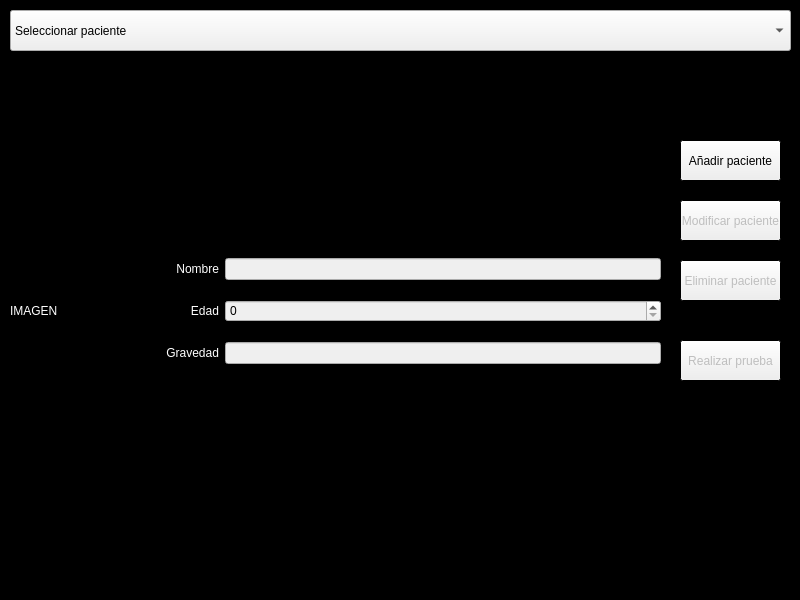
<?xml version="1.0" encoding="UTF-8"?>
<ui version="4.0">
 <class>MainWindow</class>
 <widget class="QMainWindow" name="MainWindow">
  <property name="geometry">
   <rect>
    <x>0</x>
    <y>0</y>
    <width>800</width>
    <height>600</height>
   </rect>
  </property>
  <property name="minimumSize">
   <size>
    <width>800</width>
    <height>600</height>
   </size>
  </property>
  <property name="maximumSize">
   <size>
    <width>800</width>
    <height>600</height>
   </size>
  </property>
  <property name="palette">
   <palette>
    <active>
     <colorrole role="WindowText">
      <brush brushstyle="SolidPattern">
       <color alpha="255">
        <red>255</red>
        <green>255</green>
        <blue>255</blue>
       </color>
      </brush>
     </colorrole>
     <colorrole role="Text">
      <brush brushstyle="SolidPattern">
       <color alpha="255">
        <red>255</red>
        <green>255</green>
        <blue>255</blue>
       </color>
      </brush>
     </colorrole>
     <colorrole role="Base">
      <brush brushstyle="SolidPattern">
       <color alpha="255">
        <red>0</red>
        <green>0</green>
        <blue>0</blue>
       </color>
      </brush>
     </colorrole>
     <colorrole role="Window">
      <brush brushstyle="SolidPattern">
       <color alpha="255">
        <red>0</red>
        <green>0</green>
        <blue>0</blue>
       </color>
      </brush>
     </colorrole>
     <colorrole role="AlternateBase">
      <brush brushstyle="SolidPattern">
       <color alpha="255">
        <red>0</red>
        <green>0</green>
        <blue>0</blue>
       </color>
      </brush>
     </colorrole>
     <colorrole role="ToolTipText">
      <brush brushstyle="SolidPattern">
       <color alpha="255">
        <red>255</red>
        <green>255</green>
        <blue>255</blue>
       </color>
      </brush>
     </colorrole>
    </active>
    <inactive>
     <colorrole role="WindowText">
      <brush brushstyle="SolidPattern">
       <color alpha="255">
        <red>255</red>
        <green>255</green>
        <blue>255</blue>
       </color>
      </brush>
     </colorrole>
     <colorrole role="Text">
      <brush brushstyle="SolidPattern">
       <color alpha="255">
        <red>255</red>
        <green>255</green>
        <blue>255</blue>
       </color>
      </brush>
     </colorrole>
     <colorrole role="Base">
      <brush brushstyle="SolidPattern">
       <color alpha="255">
        <red>0</red>
        <green>0</green>
        <blue>0</blue>
       </color>
      </brush>
     </colorrole>
     <colorrole role="Window">
      <brush brushstyle="SolidPattern">
       <color alpha="255">
        <red>0</red>
        <green>0</green>
        <blue>0</blue>
       </color>
      </brush>
     </colorrole>
     <colorrole role="AlternateBase">
      <brush brushstyle="SolidPattern">
       <color alpha="255">
        <red>0</red>
        <green>0</green>
        <blue>0</blue>
       </color>
      </brush>
     </colorrole>
     <colorrole role="ToolTipText">
      <brush brushstyle="SolidPattern">
       <color alpha="255">
        <red>255</red>
        <green>255</green>
        <blue>255</blue>
       </color>
      </brush>
     </colorrole>
    </inactive>
    <disabled>
     <colorrole role="WindowText">
      <brush brushstyle="SolidPattern">
       <color alpha="255">
        <red>120</red>
        <green>120</green>
        <blue>120</blue>
       </color>
      </brush>
     </colorrole>
     <colorrole role="Text">
      <brush brushstyle="SolidPattern">
       <color alpha="255">
        <red>120</red>
        <green>120</green>
        <blue>120</blue>
       </color>
      </brush>
     </colorrole>
     <colorrole role="Base">
      <brush brushstyle="SolidPattern">
       <color alpha="255">
        <red>0</red>
        <green>0</green>
        <blue>0</blue>
       </color>
      </brush>
     </colorrole>
     <colorrole role="Window">
      <brush brushstyle="SolidPattern">
       <color alpha="255">
        <red>0</red>
        <green>0</green>
        <blue>0</blue>
       </color>
      </brush>
     </colorrole>
     <colorrole role="AlternateBase">
      <brush brushstyle="SolidPattern">
       <color alpha="255">
        <red>0</red>
        <green>0</green>
        <blue>0</blue>
       </color>
      </brush>
     </colorrole>
     <colorrole role="ToolTipText">
      <brush brushstyle="SolidPattern">
       <color alpha="255">
        <red>255</red>
        <green>255</green>
        <blue>255</blue>
       </color>
      </brush>
     </colorrole>
    </disabled>
   </palette>
  </property>
  <property name="windowTitle">
   <string>MainWindow</string>
  </property>
  <widget class="QWidget" name="centralwidget">
   <property name="palette">
    <palette>
     <active>
      <colorrole role="Text">
       <brush brushstyle="SolidPattern">
        <color alpha="255">
         <red>255</red>
         <green>255</green>
         <blue>255</blue>
        </color>
       </brush>
      </colorrole>
      <colorrole role="Base">
       <brush brushstyle="SolidPattern">
        <color alpha="255">
         <red>0</red>
         <green>0</green>
         <blue>0</blue>
        </color>
       </brush>
      </colorrole>
      <colorrole role="Window">
       <brush brushstyle="SolidPattern">
        <color alpha="255">
         <red>0</red>
         <green>0</green>
         <blue>0</blue>
        </color>
       </brush>
      </colorrole>
     </active>
     <inactive>
      <colorrole role="Text">
       <brush brushstyle="SolidPattern">
        <color alpha="255">
         <red>255</red>
         <green>255</green>
         <blue>255</blue>
        </color>
       </brush>
      </colorrole>
      <colorrole role="Base">
       <brush brushstyle="SolidPattern">
        <color alpha="255">
         <red>0</red>
         <green>0</green>
         <blue>0</blue>
        </color>
       </brush>
      </colorrole>
      <colorrole role="Window">
       <brush brushstyle="SolidPattern">
        <color alpha="255">
         <red>0</red>
         <green>0</green>
         <blue>0</blue>
        </color>
       </brush>
      </colorrole>
     </inactive>
     <disabled>
      <colorrole role="Text">
       <brush brushstyle="SolidPattern">
        <color alpha="255">
         <red>120</red>
         <green>120</green>
         <blue>120</blue>
        </color>
       </brush>
      </colorrole>
      <colorrole role="Base">
       <brush brushstyle="SolidPattern">
        <color alpha="255">
         <red>0</red>
         <green>0</green>
         <blue>0</blue>
        </color>
       </brush>
      </colorrole>
      <colorrole role="Window">
       <brush brushstyle="SolidPattern">
        <color alpha="255">
         <red>0</red>
         <green>0</green>
         <blue>0</blue>
        </color>
       </brush>
      </colorrole>
     </disabled>
    </palette>
   </property>
   <widget class="QPushButton" name="addPaciente">
    <property name="enabled">
     <bool>true</bool>
    </property>
    <property name="geometry">
     <rect>
      <x>680</x>
      <y>140</y>
      <width>101</width>
      <height>41</height>
     </rect>
    </property>
    <property name="text">
     <string>Añadir paciente</string>
    </property>
   </widget>
   <widget class="QPushButton" name="eliminarPaciente">
    <property name="enabled">
     <bool>false</bool>
    </property>
    <property name="geometry">
     <rect>
      <x>680</x>
      <y>260</y>
      <width>101</width>
      <height>41</height>
     </rect>
    </property>
    <property name="text">
     <string>Eliminar paciente</string>
    </property>
   </widget>
   <widget class="QPushButton" name="modificarPaciente">
    <property name="enabled">
     <bool>false</bool>
    </property>
    <property name="geometry">
     <rect>
      <x>680</x>
      <y>200</y>
      <width>101</width>
      <height>41</height>
     </rect>
    </property>
    <property name="text">
     <string>Modificar paciente</string>
    </property>
   </widget>
   <widget class="QPushButton" name="pruebaCrono">
    <property name="enabled">
     <bool>false</bool>
    </property>
    <property name="geometry">
     <rect>
      <x>680</x>
      <y>340</y>
      <width>101</width>
      <height>41</height>
     </rect>
    </property>
    <property name="text">
     <string>Realizar prueba</string>
    </property>
   </widget>
   <widget class="QComboBox" name="comboPacientes">
    <property name="geometry">
     <rect>
      <x>10</x>
      <y>10</y>
      <width>781</width>
      <height>41</height>
     </rect>
    </property>
    <property name="styleSheet">
     <string notr="true">color: rgb(0, 0, 0);</string>
    </property>
    <item>
     <property name="text">
      <string>Seleccionar paciente</string>
     </property>
    </item>
   </widget>
   <widget class="QWidget" name="verticalLayoutWidget">
    <property name="geometry">
     <rect>
      <x>10</x>
      <y>70</y>
      <width>651</width>
      <height>481</height>
     </rect>
    </property>
    <layout class="QVBoxLayout" name="verticalLayout">
     <item>
      <layout class="QHBoxLayout" name="horizontalLayout">
       <item>
        <widget class="QLabel" name="label">
         <property name="minimumSize">
          <size>
           <width>150</width>
           <height>0</height>
          </size>
         </property>
         <property name="frameShape">
          <enum>QFrame::NoFrame</enum>
         </property>
         <property name="frameShadow">
          <enum>QFrame::Plain</enum>
         </property>
         <property name="lineWidth">
          <number>5</number>
         </property>
         <property name="midLineWidth">
          <number>0</number>
         </property>
         <property name="text">
          <string>IMAGEN</string>
         </property>
        </widget>
       </item>
       <item>
        <layout class="QFormLayout" name="formLayout">
         <property name="sizeConstraint">
          <enum>QLayout::SetNoConstraint</enum>
         </property>
         <property name="fieldGrowthPolicy">
          <enum>QFormLayout::AllNonFixedFieldsGrow</enum>
         </property>
         <property name="rowWrapPolicy">
          <enum>QFormLayout::DontWrapRows</enum>
         </property>
         <property name="labelAlignment">
          <set>Qt::AlignRight|Qt::AlignTrailing|Qt::AlignVCenter</set>
         </property>
         <property name="formAlignment">
          <set>Qt::AlignLeading|Qt::AlignLeft|Qt::AlignVCenter</set>
         </property>
         <property name="horizontalSpacing">
          <number>6</number>
         </property>
         <property name="verticalSpacing">
          <number>20</number>
         </property>
         <property name="bottomMargin">
          <number>0</number>
         </property>
         <item row="0" column="0">
          <widget class="QLabel" name="label_3">
           <property name="layoutDirection">
            <enum>Qt::LeftToRight</enum>
           </property>
           <property name="frameShape">
            <enum>QFrame::NoFrame</enum>
           </property>
           <property name="text">
            <string>Nombre</string>
           </property>
           <property name="alignment">
            <set>Qt::AlignRight|Qt::AlignTrailing|Qt::AlignVCenter</set>
           </property>
          </widget>
         </item>
         <item row="0" column="1">
          <widget class="QLineEdit" name="lePaciente">
           <property name="enabled">
            <bool>false</bool>
           </property>
           <property name="styleSheet">
            <string notr="true">color: rgb(0, 0, 0);</string>
           </property>
           <property name="text">
            <string/>
           </property>
          </widget>
         </item>
         <item row="2" column="0">
          <widget class="QLabel" name="label_5">
           <property name="text">
            <string>Gravedad</string>
           </property>
           <property name="alignment">
            <set>Qt::AlignRight|Qt::AlignTrailing|Qt::AlignVCenter</set>
           </property>
          </widget>
         </item>
         <item row="2" column="1">
          <widget class="QLineEdit" name="leGravedad">
           <property name="enabled">
            <bool>false</bool>
           </property>
           <property name="styleSheet">
            <string notr="true">color: rgb(0, 0, 0);</string>
           </property>
          </widget>
         </item>
         <item row="1" column="0">
          <widget class="QLabel" name="label_4">
           <property name="text">
            <string>Edad</string>
           </property>
           <property name="alignment">
            <set>Qt::AlignRight|Qt::AlignTrailing|Qt::AlignVCenter</set>
           </property>
          </widget>
         </item>
         <item row="1" column="1">
          <widget class="QSpinBox" name="sbEdad">
           <property name="enabled">
            <bool>false</bool>
           </property>
           <property name="styleSheet">
            <string notr="true">color: rgb(0, 0, 0);</string>
           </property>
          </widget>
         </item>
        </layout>
       </item>
      </layout>
     </item>
    </layout>
   </widget>
  </widget>
  <action name="actionA_adir">
   <property name="text">
    <string>Añadir</string>
   </property>
  </action>
  <action name="actionModificar">
   <property name="text">
    <string>Modificar</string>
   </property>
  </action>
  <action name="actionEliminar">
   <property name="text">
    <string>Eliminar</string>
   </property>
  </action>
 </widget>
 <resources/>
 <connections/>
</ui>
